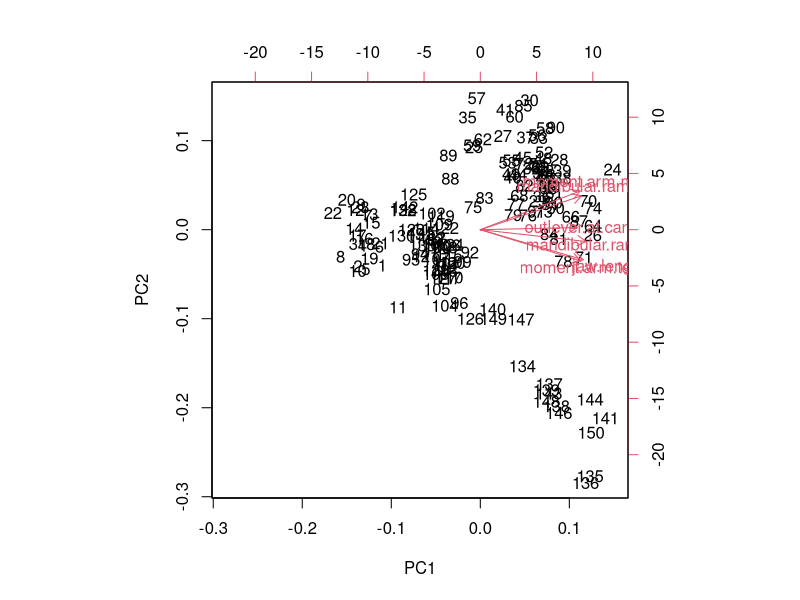
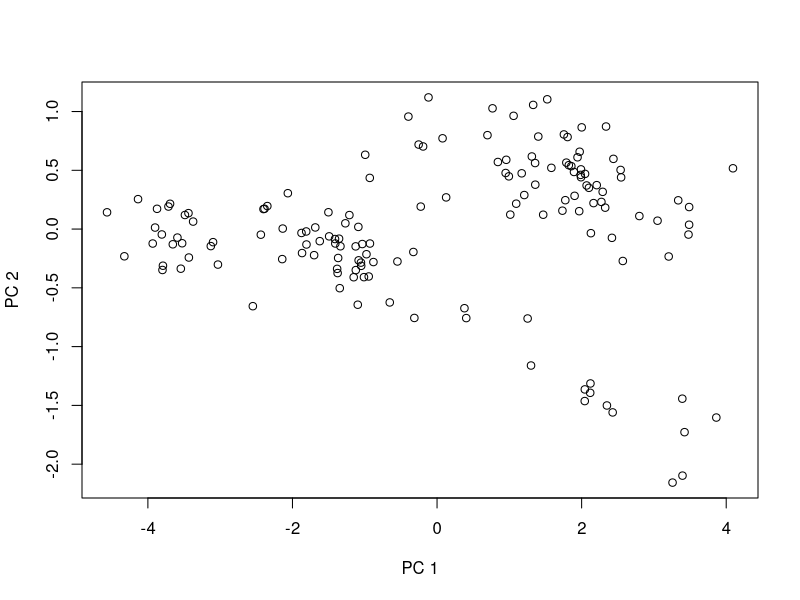
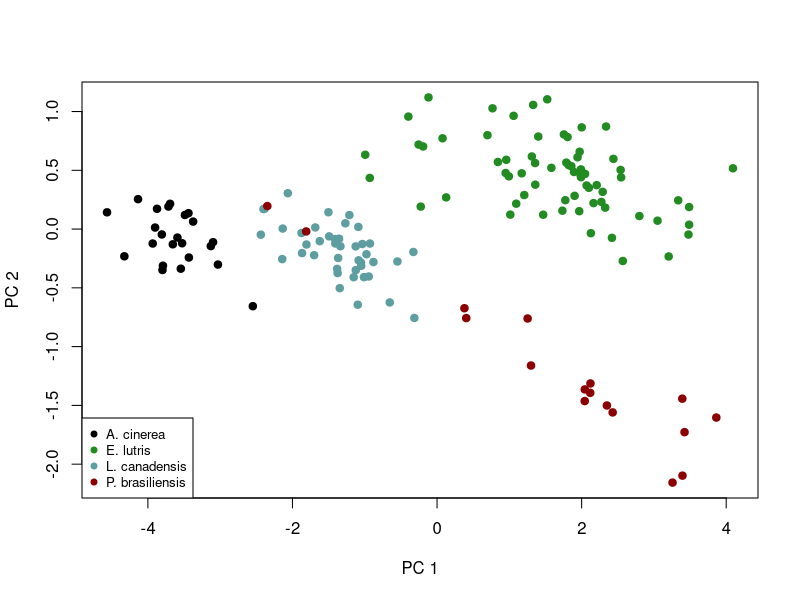
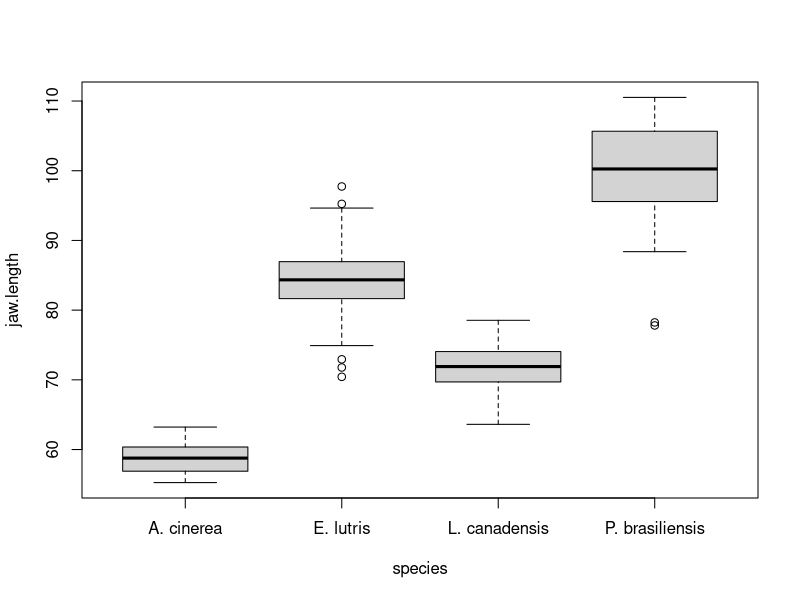
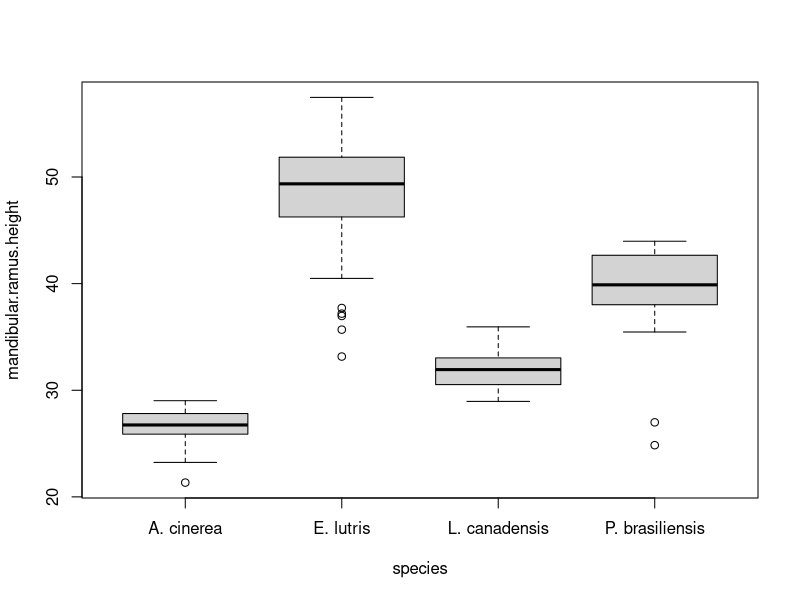
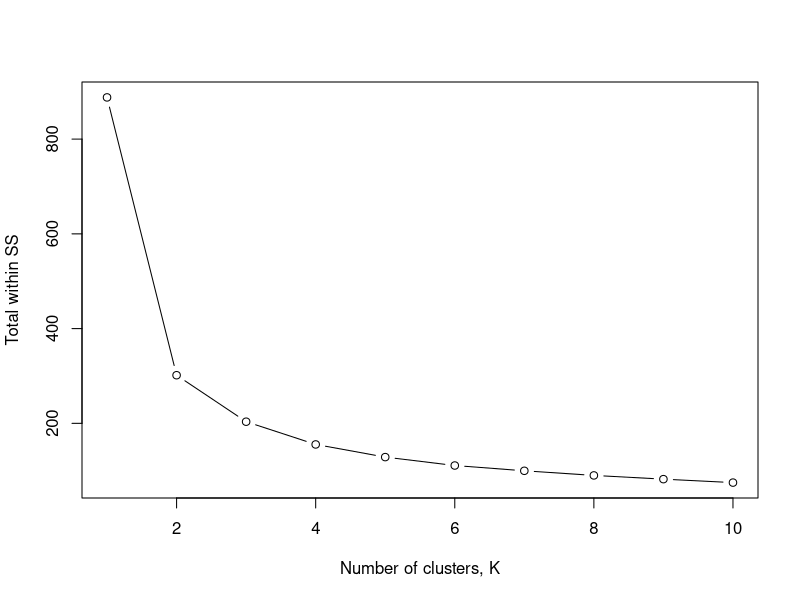

Recreate these plots in R, in order.
## ---- chunk 1
otter <- read.csv(file = "data/otter-mandible-data.csv", header = TRUE)
## ---- chunk 2
otter <- na.omit(otter)
## ---- chunk 3
pca.fit <- prcomp(x = otter[, -1], scale. = TRUE)
## ---- chunk 4
pca.summary <- summary(pca.fit)
ls(pca.summary) # Lists the objects produced by summary
## ---- chunk 5
pca.summary$importance
## ---- chunk 6
pca.summary$rotation
## ---- chunk 7
# Crude, but should be fine
direction <- "positive"
if (sum(pca.summary$rotation) < 0) {
  direction <- "negative" 
}
## ---- chunk 8
biplot(x = pca.fit)
## ---- chunk 9
plot(x = pca.fit$x[, 1],
     y = pca.fit$x[, 2],
     xlab = "PC 1",
     ylab = "PC 2")
## ---- chunk 10
species <- unique(otter$species)
legend.cols <- c("black", "forestgreen", "cadetblue", "darkred")
pt.cols <- rep(x = legend.cols[1], length = nrow(otter))
pt.cols[otter$species == species[2]] <- legend.cols[2]
pt.cols[otter$species == species[3]] <- legend.cols[3]
pt.cols[otter$species == species[4]] <- legend.cols[4]
plot(x = pca.fit$x[, 1],
     y = pca.fit$x[, 2],
     xlab = "PC 1",
     ylab = "PC 2",
     pch = 19,
     col = pt.cols)
legend("bottomleft", legend = species, pch = 19, col = legend.cols, cex = 0.8)

boxplot(formula = jaw.length ~ species, data = otter)
boxplot(formula = mandibular.ramus.height ~ species, data = otter)
## ---- chunk 11

## ---- chunk 12
# Scale data & drop species column
otter.scaled <- scale(x = otter[, -1])
wss <- numeric(10)
for (i in 1:10) {
  kmeans.fit <- kmeans(x = otter.scaled, centers = i, nstart = 10)
  wss[i] <- kmeans.fit$tot.withinss
}
plot(x = c(1:length(wss)), y = wss, xlab = "Number of clusters, K", ylab = "Total within SS", type = "b")

# Percentage of variance explained is the ratio of the between-group variance to the total 
# variance, also known as an F-test. A slight variation of this method plots the curvature 
# of the within group variance. https://en.wikipedia.org/wiki/Determining_the_number_of_clusters_in_a_data_set
# 

## ---- chunk 13

## ---- chunk 14
# Advanced
## ---- chunk 15
# Run kmeans again for K = 4, to get clustering info
otter.k.4 <- kmeans(x = otter.scaled, centers = 4, nstart = 10)
otter.clusters <- data.frame(otter, cluster = otter.k.4$cluster)
assignments <- table(otter.clusters$species, otter.clusters$cluster)
assignments
